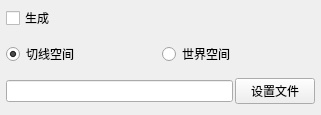
<?xml version="1.0" encoding="UTF-8"?>
<ui version="4.0">
 <class>Form</class>
 <widget class="QWidget" name="Form">
  <property name="geometry">
   <rect>
    <x>0</x>
    <y>0</y>
    <width>321</width>
    <height>115</height>
   </rect>
  </property>
  <property name="sizePolicy">
   <sizepolicy hsizetype="Expanding" vsizetype="Minimum">
    <horstretch>0</horstretch>
    <verstretch>0</verstretch>
   </sizepolicy>
  </property>
  <property name="minimumSize">
   <size>
    <width>200</width>
    <height>0</height>
   </size>
  </property>
  <property name="maximumSize">
   <size>
    <width>1000</width>
    <height>499</height>
   </size>
  </property>
  <property name="baseSize">
   <size>
    <width>0</width>
    <height>115</height>
   </size>
  </property>
  <property name="contextMenuPolicy">
   <enum>Qt::NoContextMenu</enum>
  </property>
  <property name="windowTitle">
   <string>窗体</string>
  </property>
  <property name="styleSheet">
   <string notr="true"/>
  </property>
  <layout class="QVBoxLayout" name="verticalLayout">
   <property name="spacing">
    <number>2</number>
   </property>
   <property name="leftMargin">
    <number>6</number>
   </property>
   <property name="topMargin">
    <number>6</number>
   </property>
   <property name="rightMargin">
    <number>6</number>
   </property>
   <property name="bottomMargin">
    <number>6</number>
   </property>
   <item>
    <layout class="QHBoxLayout" name="horizontalLayout">
     <property name="topMargin">
      <number>0</number>
     </property>
     <item>
      <widget class="QCheckBox" name="bake_vdisplacement_generate">
       <property name="text">
        <string>生成</string>
       </property>
       <property name="checked">
        <bool>false</bool>
       </property>
      </widget>
     </item>
     <item>
      <spacer name="horizontalSpacer">
       <property name="orientation">
        <enum>Qt::Horizontal</enum>
       </property>
       <property name="sizeHint" stdset="0">
        <size>
         <width>40</width>
         <height>20</height>
        </size>
       </property>
      </spacer>
     </item>
    </layout>
   </item>
   <item>
    <spacer name="verticalSpacer_2">
     <property name="orientation">
      <enum>Qt::Vertical</enum>
     </property>
     <property name="sizeType">
      <enum>QSizePolicy::Fixed</enum>
     </property>
     <property name="sizeHint" stdset="0">
      <size>
       <width>20</width>
       <height>10</height>
      </size>
     </property>
    </spacer>
   </item>
   <item>
    <layout class="QHBoxLayout" name="horizontalLayout_3">
     <property name="topMargin">
      <number>0</number>
     </property>
     <item>
      <widget class="QRadioButton" name="bake_vdisplacement_tangentSpace">
       <property name="text">
        <string>切线空间</string>
       </property>
       <property name="checked">
        <bool>true</bool>
       </property>
       <attribute name="buttonGroup">
        <string notr="true">buttonGroup</string>
       </attribute>
      </widget>
     </item>
     <item>
      <widget class="QRadioButton" name="bake_vdisplacement_worldSpace">
       <property name="text">
        <string>世界空间</string>
       </property>
       <attribute name="buttonGroup">
        <string notr="true">buttonGroup</string>
       </attribute>
      </widget>
     </item>
    </layout>
   </item>
   <item>
    <spacer name="verticalSpacer_3">
     <property name="orientation">
      <enum>Qt::Vertical</enum>
     </property>
     <property name="sizeType">
      <enum>QSizePolicy::Fixed</enum>
     </property>
     <property name="sizeHint" stdset="0">
      <size>
       <width>20</width>
       <height>10</height>
      </size>
     </property>
    </spacer>
   </item>
   <item>
    <layout class="QHBoxLayout" name="horizontalLayout_8">
     <property name="spacing">
      <number>2</number>
     </property>
     <property name="topMargin">
      <number>0</number>
     </property>
     <item>
      <widget class="QLineEdit" name="bake_vdisplacement_file"/>
     </item>
     <item>
      <widget class="QPushButton" name="bake_vdisplacement_setFile">
       <property name="text">
        <string>设置文件</string>
       </property>
      </widget>
     </item>
    </layout>
   </item>
   <item>
    <spacer name="verticalSpacer">
     <property name="orientation">
      <enum>Qt::Vertical</enum>
     </property>
     <property name="sizeHint" stdset="0">
      <size>
       <width>10</width>
       <height>4</height>
      </size>
     </property>
    </spacer>
   </item>
  </layout>
 </widget>
 <resources/>
 <connections/>
 <buttongroups>
  <buttongroup name="buttonGroup"/>
 </buttongroups>
</ui>
